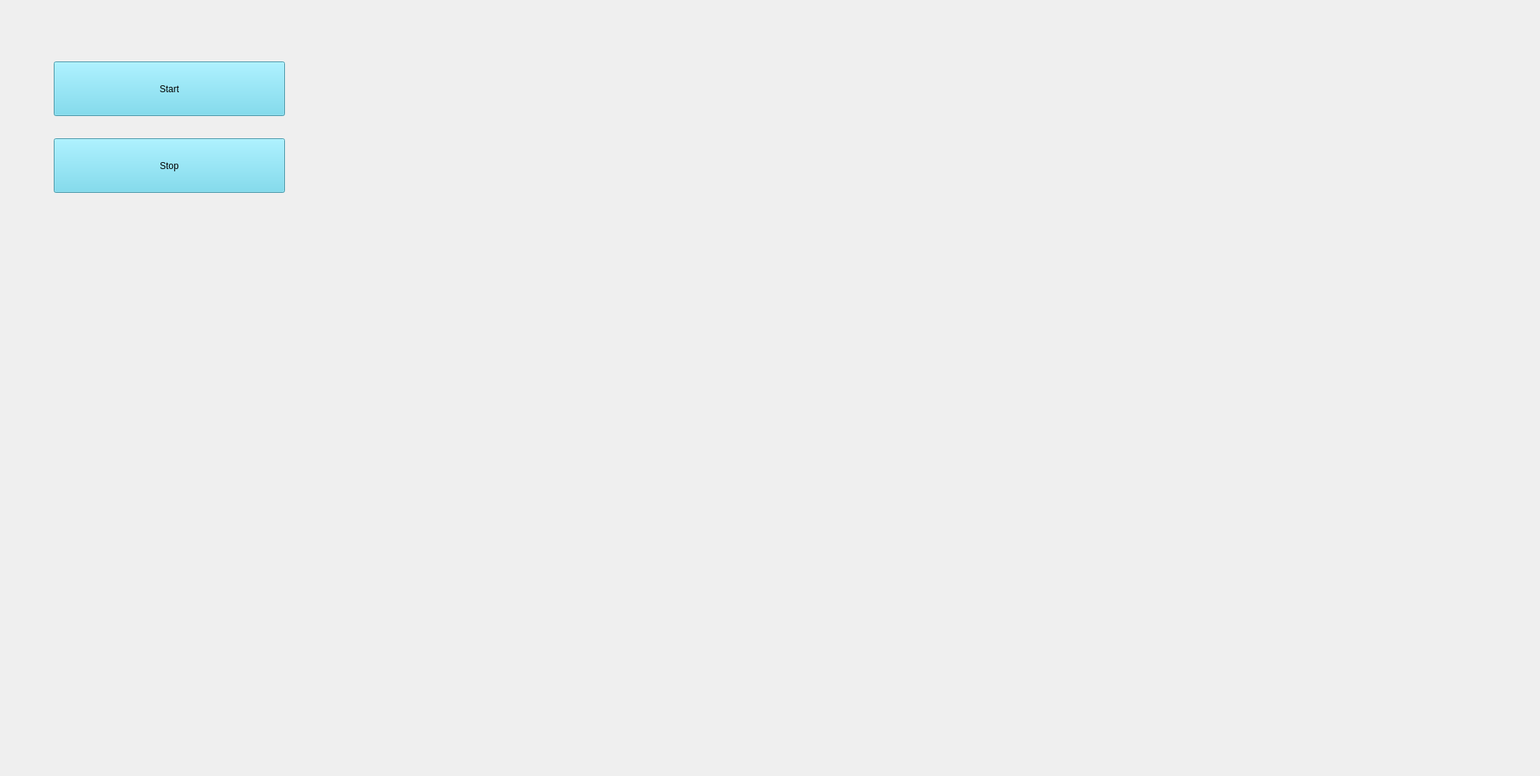
<?xml version="1.0" encoding="UTF-8"?>
<ui version="4.0">
 <class>MainWindow</class>
 <widget class="QMainWindow" name="MainWindow">
  <property name="geometry">
   <rect>
    <x>0</x>
    <y>0</y>
    <width>2005</width>
    <height>1010</height>
   </rect>
  </property>
  <property name="windowTitle">
   <string>MainWindow</string>
  </property>
  <widget class="QWidget" name="centralwidget">
   <widget class="QLabel" name="bg1">
    <property name="geometry">
     <rect>
      <x>-10</x>
      <y>-10</y>
      <width>1991</width>
      <height>1011</height>
     </rect>
    </property>
    <property name="text">
     <string/>
    </property>
    <property name="pixmap">
     <pixmap>D:/Project III Year/GUI/B.G/vecteezy_technology-background-video-4k-hd-resolution_22653051_155.gif</pixmap>
    </property>
    <property name="scaledContents">
     <bool>true</bool>
    </property>
   </widget>
   <widget class="QPushButton" name="Startbutton">
    <property name="geometry">
     <rect>
      <x>70</x>
      <y>80</y>
      <width>301</width>
      <height>71</height>
     </rect>
    </property>
    <property name="styleSheet">
     <string notr="true">font: 63 22pt &quot;Sitka Display Semibold&quot;;
background-color: rgb(99, 213, 238);</string>
    </property>
    <property name="text">
     <string>Start</string>
    </property>
   </widget>
   <widget class="QPushButton" name="Startbutton_2">
    <property name="geometry">
     <rect>
      <x>70</x>
      <y>180</y>
      <width>301</width>
      <height>71</height>
     </rect>
    </property>
    <property name="styleSheet">
     <string notr="true">font: 63 22pt &quot;Sitka Display Semibold&quot;;
background-color: rgb(99, 213, 238);</string>
    </property>
    <property name="text">
     <string>Stop</string>
    </property>
   </widget>
   <widget class="QLabel" name="label">
    <property name="geometry">
     <rect>
      <x>650</x>
      <y>720</y>
      <width>681</width>
      <height>271</height>
     </rect>
    </property>
    <property name="text">
     <string/>
    </property>
    <property name="pixmap">
     <pixmap>D:/Project III Year/GUI/B.G/output.jpg</pixmap>
    </property>
    <property name="scaledContents">
     <bool>true</bool>
    </property>
   </widget>
   <widget class="QLabel" name="label_2">
    <property name="geometry">
     <rect>
      <x>840</x>
      <y>450</y>
      <width>231</width>
      <height>241</height>
     </rect>
    </property>
    <property name="text">
     <string/>
    </property>
    <property name="pixmap">
     <pixmap>D:/Project III Year/GUI/VoiceReg/VC.gif</pixmap>
    </property>
    <property name="scaledContents">
     <bool>true</bool>
    </property>
   </widget>
   <zorder>bg1</zorder>
   <zorder>label_2</zorder>
   <zorder>Startbutton</zorder>
   <zorder>Startbutton_2</zorder>
   <zorder>label</zorder>
  </widget>
 </widget>
 <resources/>
 <connections/>
</ui>
